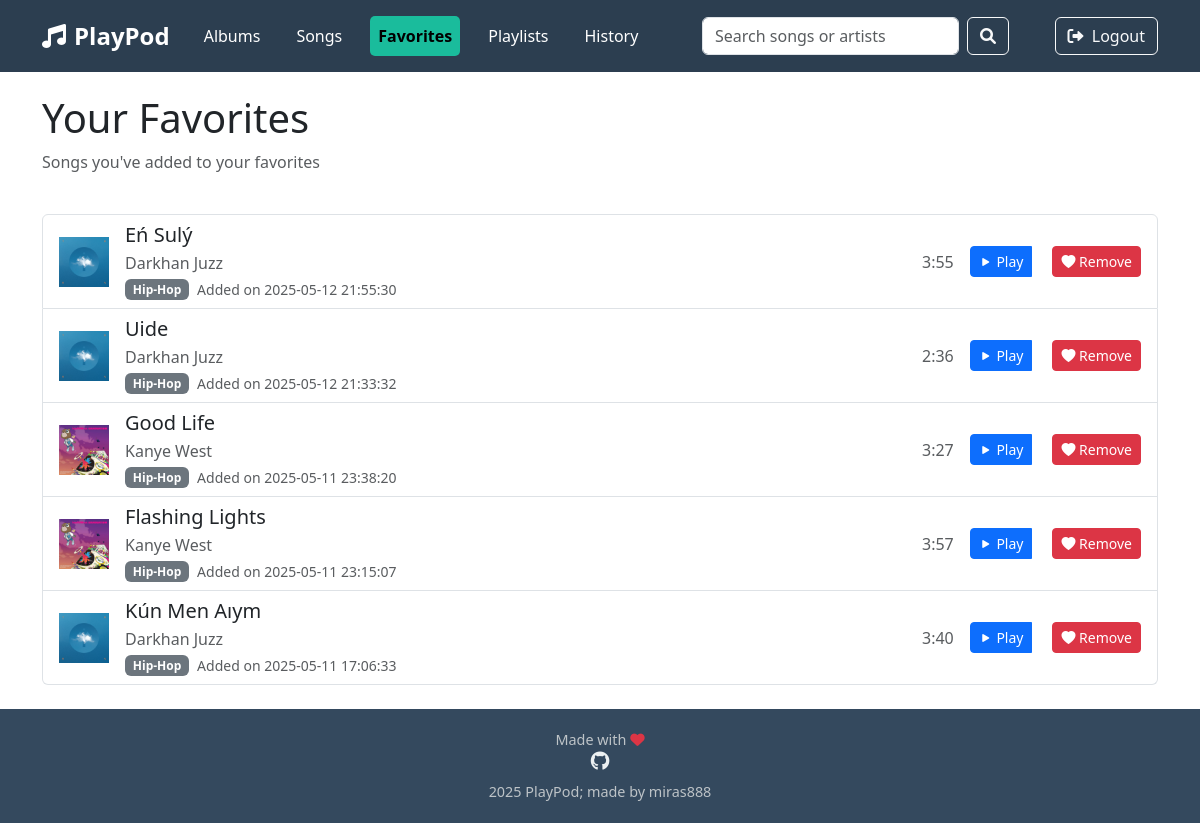
The page /favorites (signed in) on the database its author committed.
### tables this page shows
CREATE TABLE favorites (
    id INTEGER PRIMARY KEY AUTOINCREMENT,
    user_id INTEGER NOT NULL,
    song_id INTEGER NOT NULL,
    added_at TIMESTAMP DEFAULT CURRENT_TIMESTAMP,
    FOREIGN KEY (user_id) REFERENCES users(id),
    FOREIGN KEY (song_id) REFERENCES songs(id),
    UNIQUE(user_id, song_id)
);

CREATE TABLE songs (
    id INTEGER PRIMARY KEY AUTOINCREMENT,
    title TEXT NOT NULL,
    artist TEXT NOT NULL,
    genre TEXT NOT NULL,
    album_id INTEGER NOT NULL,
    song_number INTEGER NOT NULL,
    duration INTEGER NOT NULL, -- in seconds
    audio_url TEXT NOT NULL,
    cover TEXT NOT NULL,
    FOREIGN KEY (album_id) REFERENCES albums(id)
);

### app.py (the view, shortened to what this page needs)
@app.route("/favorites", methods=["GET", "POST"])
@login_required
def favorites():
    favorite_songs = db.execute(
        "SELECT songs.*, albums.title as album_title, favorites.added_at "
        "FROM favorites JOIN songs ON favorites.song_id = songs.id "
        "JOIN albums ON songs.album_id = albums.id "
        "WHERE favorites.user_id = ? ORDER BY favorites.added_at DESC",
        session["user_id"]
    )
    return render_template("favorites.html", songs=favorite_songs)

### app.py (called while the page is built)
@app.after_request
def after_request(response):
    response.headers["Cache-Control"] = "no-cache, no-store, must-revalidate"
    response.headers["Expires"] = 0
    response.headers["Pragma"] = "no-cache"
    return response

### helpers.py (called while the page is built)
def login_required(f):
    @wraps(f)
    def decorated_function(*args, **kwargs):
        if session.get("user_id") is None:
            return redirect("/login")
        return f(*args, **kwargs)
    return decorated_function

### templates/favorites.html (shortened to what this page needs)
{% extends "layout.html" %}
{% block main %}
<div class="row mb-4">
    <div class="col-12">
        <h1>Your Favorites</h1>
        <p class="text-muted">Songs you've added to your favorites</p>
    </div>
</div>
{% if songs %}
<div class="row">
    <div class="col-12">
        <div class="list-group">
            {% for song in songs %}
            <div class="list-group-item list-group-item-action d-flex justify-content-between align-items-center" >
                <div class="d-flex align-items-center">
                    <img src="{{ song.cover }}" alt="{{ song.title }}" class="me-3" style="width: 50px; height: 50px;">
                    <div>
                        <h5 class="mb-1">{{ song.title }}</h5>
                        <p class="mb-1 text-muted">{{ song.artist }}</p>
                        <div class="d-flex align-items-center">
                            <span class="badge bg-secondary me-2">{{ song.genre }}</span>
                            <small class="text-muted">Added on {{ song.added_at }}</small>
                        </div>
                    </div>
                </div>
                <div class="d-flex align-items-center">
                    <span class="me-3 text-muted">{{ (song.duration / 60)|int }}:{{ '%02d' % (song.duration % 60)
                        }}</span>
                    <div class="btn-group" style="border-radius: 15px;">
                        <a href="/song/{{ song.id }}" class="btn btn-sm btn-primary">
                            <i class="bi bi-play-fill"></i> Play
                        </a>
                        <form action="/favorites" method="post" style="margin-left:20px;">
                            <button type="submit" class="btn btn-sm btn-danger">
                                <i class="bi bi-heart-fill"></i> Remove
                            </button>
                        </form>
                    </div>
                </div>
            </div>
            {% endfor %}
        </div>
    </div>
</div>
{% endif %}
{% endblock %}

### templates/layout.html (style rules this page uses)
body { padding-top: 70px; min-height: 100vh; display: flex; flex-direction: column; }

### rows shown on the page
favorites: cover (picture), title "Eń Sulý", artist "Darkhan Juzz", genre "Hip-Hop", added_at "2025-05-12 21:55:30"
songs: (song.duration/60)|int "3", song.duration%60 "55"
favorites: cover (picture), title "Uide", artist "Darkhan Juzz", genre "Hip-Hop", added_at "2025-05-12 21:33:32"
songs: (song.duration/60)|int "2", song.duration%60 "36"
favorites: cover (picture), title "Good Life", artist "Kanye West", genre "Hip-Hop", added_at "2025-05-11 23:38:20"
songs: (song.duration/60)|int "3", song.duration%60 "27"
favorites: cover (picture), title "Flashing Lights", artist "Kanye West", genre "Hip-Hop", added_at "2025-05-11 23:15:07"
songs: (song.duration/60)|int "3", song.duration%60 "57"
favorites: cover (picture), title "Kún Men Aıym", artist "Darkhan Juzz", genre "Hip-Hop", added_at "2025-05-11 17:06:33"
songs: (song.duration/60)|int "3", song.duration%60 "40"
